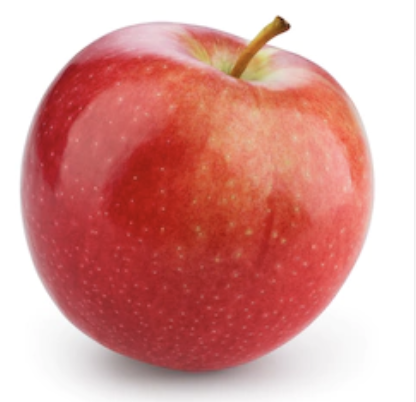
#> input picture data_red/fresh/Screen Shot 2018-06-08 at 4.59.49 PM.png, 416 x 402 px; its folder holds only this picture in this run; the run also reads 1 picture not shown here
$ jupyter execute --allow-errors 'IIP Project.ipynb'
#> lines starting #> are read from the running program, lines starting #| are printed output that depends on the picture; after the words box and inside, x2 and y2 are one past the last pixel; in counts of white or black regions, pixels touching at a corner belong together
# Project

[cell 1]
# import zipfile
# with zipfile.ZipFile("./data_red.zip", 'r') as zip_ref:
#     zip_ref.extractall("./")

[cell 2]
import os
os.environ['SKIMAGE_DATADIR'] = '/tmp/.skimage_cache'

[cell 3]
# Basic imports
import numpy as np
import pandas as pd
import matplotlib.pyplot as plt

# Image Processing
from skimage.io import imread, imshow
from skimage.color import rgb2gray
from skimage.filters import threshold_otsu
from skimage.measure import shannon_entropy, perimeter

# Data Preprocessing and Metrics
from sklearn.model_selection import train_test_split
from sklearn.preprocessing import StandardScaler
from sklearn.model_selection import GridSearchCV
from sklearn.metrics import (confusion_matrix, ConfusionMatrixDisplay,
                             accuracy_score, precision_score,
                             recall_score, f1_score)
import shap

# Classification Models
from sklearn.tree import DecisionTreeClassifier
from sklearn.ensemble import (RandomForestClassifier,
                              GradientBoostingClassifier, AdaBoostClassifier)
from xgboost import XGBClassifier

[cell 4]
# [324 lines left out: functions dt, rf, gbm, xg, ada, Auto_Grid_Search_Classification_TVT, not called in this run]

[cell 5]
# Initialize
states = ['fresh', 'stale']
entropy_fresh = []
entropy_stale = []
perimeter_fresh = []
perimeter_stale = []
folder_path = "./data_red"
thresholds = np.linspace(0, 1, 21)

# Loop through all fruit status
for state in states:
    state_path = os.path.join(folder_path, state)
    img_list = os.listdir(state_path)

    # Loop through all images in the state
    for img in img_list:
        # Read the raw image
        img_path = os.path.join(state_path, img)
        img_raw = imread(img_path)
#> img_raw is the input picture: shape (402, 416, 4); mean R, G, B, A 216.5, 153.2, 148.1, 255

        # Preprocess image by grayscaling and binarizing
        img_gs = rgb2gray(img_raw[:, :, :3])
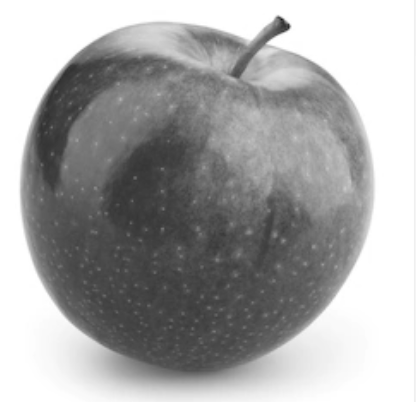
#> img_gs: shape (402, 416) float64; min 0.11, max 1, mean 0.652

        entropy = []
        perimeters = []
        # Loop through all thresholds
        for threshold in thresholds:
            # Binarize
            img_bw = (img_gs > threshold)

            # Get the entropy & perimeter of the image
            entropy.append(shannon_entropy(img_bw))
            perimeters.append(perimeter(img_bw))
#> img_bw: shape (402, 416) bool; every value is 0
#> after the loop, entropy = [0, 0, 0, 0.000112, 0.00101, 0.197, 0.614, 0.796, 0.882, 0.932, 0.973, 0.992, 0.999, 0.998, 0.988, 0.979, 0.969, 0.958, 0.947, 0.921, 0]; perimeters = [1632, 1632, 1632, 1637.7, 1679.6, 3687.1, 6458.7, 5185.7, 4563.6, 4519.8, 4864.5, 4615.3, 4339.4, 4769.1, 3829.4, 3336.6, 3225.2, 2995.1, 2991.4, 3251.2, 0]

        if state == 'fresh':
            entropy_fresh.append(entropy)
            perimeter_fresh.append(perimeters)
        elif state == 'stale':
            entropy_stale.append(entropy)
            perimeter_stale.append(perimeters)
#> pass 2 of the loop `for state in states:`:
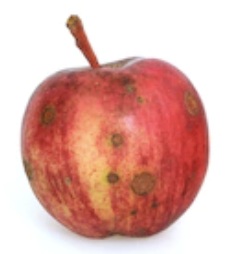
#> input picture data_red/stale/Screen Shot 2018-06-07 at 2.23.02 PM.png, 238 x 254 px
#> img_raw is the input picture: shape (254, 238, 4); mean R, G, B, A 223.4, 178.2, 170.8, 255
#> img_gs: shape (254, 238) float64
#> after the loop `for threshold in thresholds:`: entropy = [0, 0, 0, 0, 0, 0.0146, 0.157, 0.448, 0.675, 0.838, 0.917, 0.957, 0.977, 0.988, 0.994, 0.998, 0.999, 1, 1, 0.999, 0]; perimeters = [980, 980, 980, 980, 980, 1163, 2143.5, 3270.7, 3661.6, 3493.3, 3033.6, 2602.1, 2433.5, 2213.3, 2063, 1954.6, 1744.7, 1745.2, 1756.1, 1770.1, 0]

[cell 6]
# Create headers for entropy df
entropy_cols = [f'entropy_{str(round(col, 2))}' for col in list((thresholds))]
perim_cols = [f'perim_{str(round(col, 2))}' for col in list((thresholds))]

# Create fresh df
df_entropy_fresh = pd.DataFrame(entropy_fresh, columns=entropy_cols)
#> df_entropy_fresh = table of 1 rows and 21 columns
df_perim_fresh = pd.DataFrame(perimeter_fresh, columns=perim_cols)
#> df_perim_fresh = table of 1 rows and 21 columns
df_fresh = pd.concat([df_entropy_fresh, df_perim_fresh], axis=1)
#> df_fresh = table of 1 rows and 42 columns
df_fresh['class'] = 0

# Create stale df
df_entropy_stale = pd.DataFrame(entropy_stale, columns=entropy_cols)
#> df_entropy_stale = table of 1 rows and 21 columns
df_perim_stale = pd.DataFrame(perimeter_stale, columns=perim_cols)
#> df_perim_stale = table of 1 rows and 21 columns
df_stale = pd.concat([df_entropy_stale, df_perim_stale], axis=1)
#> df_stale = table of 1 rows and 42 columns
df_stale['class'] = 1

# Concatenate the DataFrames
df_final = pd.concat([df_fresh, df_stale]).reset_index(drop=True)
#> df_final = table of 2 rows and 43 columns
df_final
#> Out = table of 2 rows and 43 columns

[cell 7]
# Train-test split
X = df_final.drop(columns=['class'])#.to_numpy()
#> X = table of 2 rows and 42 columns
y = df_final[['class']]#.to_numpy()
#> y = table of 2 rows and 1 columns
#> (the rest of this cell did not finish here and is left out)

[cell 8]
# Scaling
stdsc = StandardScaler()
#> (the rest of this cell did not finish here and is left out)

[cell 9]
models=['rf', 'gbm', 'xg', 'ada']

#> (a cell that did not finish here is left out)

[cell 11]
pcc = ((df_final['class'].value_counts()/len(df_final))**2).sum()
#> pcc = 0.5
print(f'PCC: {pcc}')
#| PCC: 0.5
print(f'1.25PCC: {1.25*pcc}')
#| 1.25PCC: 0.625

#> (a cell that did not finish here is left out)

#> (a cell that did not finish here is left out)

[cell 14]
# Display Confusion Matrix
fig, ax = plt.subplots(1, 1, figsize=(5, 5))
#> (the rest of this cell did not finish here and is left out)

#> (a cell that did not finish here is left out)

#> (a cell that did not finish here is left out)

[cell 17]
# Loop through all fruit status
for state in states:
    state_path = os.path.join(folder_path, state)
    img_list = os.listdir(state_path)

    # Loop through all images in the state
    for idx, img in enumerate(img_list):
        # Read the raw image
        img_path = os.path.join(state_path, img)
        img_raw = imread(img_path)

        # Preprocess image by grayscaling and binarizing
        img_gs = rgb2gray(img_raw[:, :, :3])
        img_bw = (img_gs < 0.45)
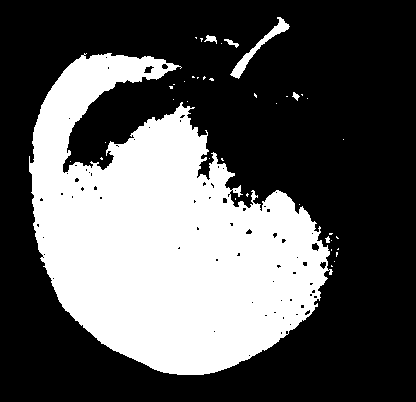
#> img_bw: shape (402, 416) bool; 34.8% white; 40 white regions (34 under 20 px), largest, box (x1, y1, x2, y2) and area: (29, 53, 333, 375) 57331, (230, 17, 290, 79) 571, (204, 35, 217, 44) 61, (224, 39, 239, 48) 52, (292, 92, 300, 101) 35, (325, 236, 330, 243) 23

        fig, ax = plt.subplots(1, 2, figsize=(10, 5))
        ax[0].imshow(img_raw, cmap='gray')
        ax[0].set_title(f"Sample Image {idx+1} ({state})")
        ax[0].set_axis_off()
        ax[1].imshow(img_bw, cmap='gray')
        ax[1].set_title(f"Binarize Image {idx+1} ({state})")
        ax[1].set_axis_off()
        plt.show()
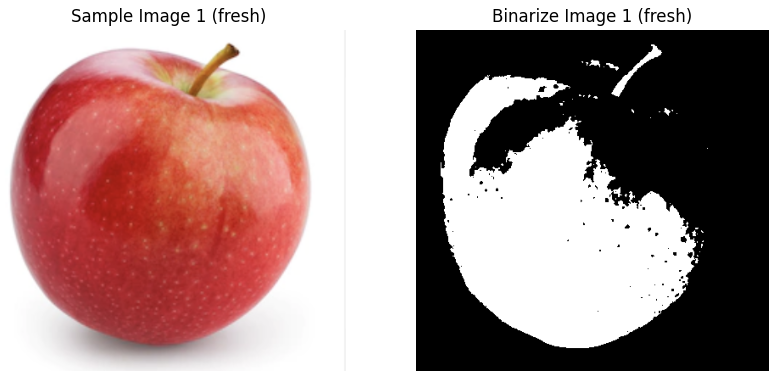
#> figure drawn by matplotlib, 2 panels


        # Show only 2
        if idx == 2:
            break
#> pass 2 of the loop `for state in states:`:
#> `img_bw = (img_gs < 0.45)`:
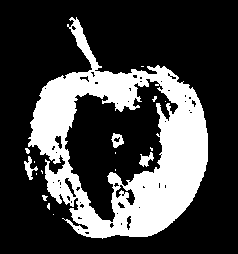
#> img_bw: shape (254, 238) bool; 26.8% white; 17 white regions (11 under 20 px), largest, box (x1, y1, x2, y2) and area: (28, 17, 208, 239) 15724, (24, 156, 38, 180) 128, (139, 152, 154, 167) 115, (111, 133, 124, 148) 111, (42, 195, 48, 201) 22, (25, 148, 30, 154) 21
#> `plt.show()`:
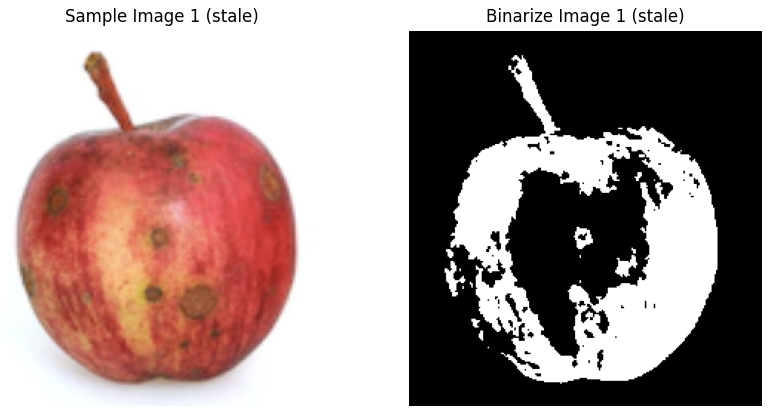
#> figure drawn by matplotlib, 2 panels

# Extra

[cell 18]
fig, ax = plt.subplots(1, 1, figsize=(10, 5))
for i in range(len(entropy_fresh)):
    # Plot entropy of damage
    entropy = entropy_fresh[i]
    ax.plot(thresholds, entropy, color='red', alpha=0.4)

    # Plot entropy of undamage
    entropy = entropy_stale[i]
    ax.plot(thresholds, entropy, color='blue', alpha=0.4)
#> this loop made 1 pass

ax.set_title('Entropy vs. Thresholds of Fresh and Stale Apple')
ax.set_ylabel('Entropy')
ax.set_xlabel('Threshold')
plt.show()
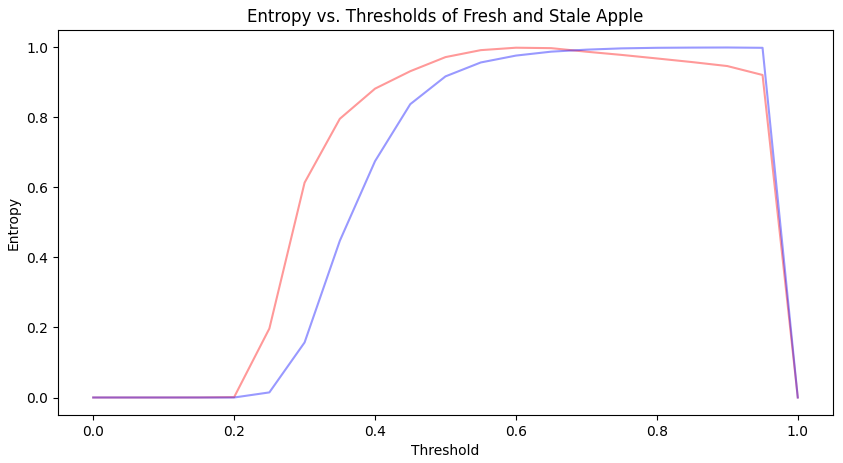
#> figure drawn by matplotlib, 1 panel; curve peaks at x = 0.6, y = 0.999; curve peaks at x = 0.9, y = 1

#> (a cell that did not finish here is left out)

[cell 20]
stale_sample = imread('./data/stale/Screen Shot 2018-06-07 at 2.23.02 PM.png')
stale_gs = rgb2gray(stale_sample[:, :, :3])
plt.hist(stale_gs.flatten(), bins=10)
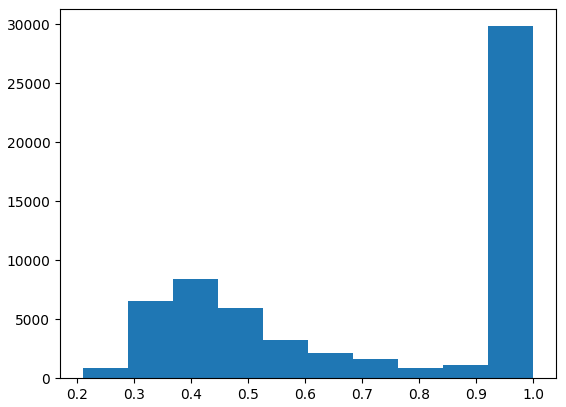
#> figure drawn by matplotlib, 1 panel; tallest bar 29827 high, from x = 0.921 to 1
